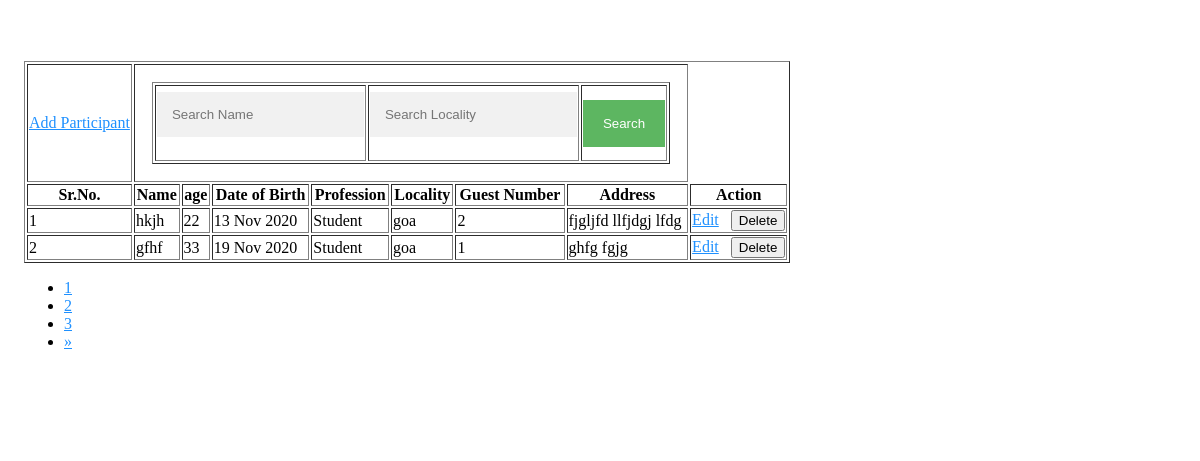
The page / on the database its author committed.
### tables this page shows
CREATE TABLE `participant` (
  `id` bigint(20) NOT NULL,
  `name` varchar(250) NOT NULL,
  `age` int(11) NOT NULL,
  `dob` varchar(250) NOT NULL,
  `profession` varchar(250) NOT NULL,
  `locality` varchar(250) NOT NULL,
  `guest_number` tinyint(1) NOT NULL,
  `address` varchar(255) NOT NULL,
  `created` datetime NOT NULL,
  `modified` datetime NOT NULL,
  `deleted` tinyint(1) NOT NULL
);

### index.php (called while the page is built, shortened)
<?php
require_once BASEPATH.'core/CodeIgniter.php';

### application/models/common.php (called while the page is built, shortened)
<?php
class Common extends CI_Model {
   function bind_query( $query='', $params=array() ){
		$result = $this->db->query( $query, $params );
      if( is_bool( $result ) )
          return $result;
      else
          return $result->result();
   }
}

### application/helpers/participant_helper.php (called while the page is built, shortened)
<?php
class Participant {
	public function __construct(){
        $this->ci = &get_instance();
    }
	public function getParticipants($searchData,$limit,$start)
	{
		$searchname = $searchlocality = '';
		$participantData = $this->ci->Common->bind_query('SELECT id,name,age,dob,profession,locality,guest_number,address FROM participant WHERE '.$searchname.$searchlocality.' deleted = 0 ORDER BY id DESC LIMIT '.$start.','.$limit.'');
		return $participantData;
	}
}

### application/views/allparticipant.php (the view, shortened to what this page needs)
<div class="searchParticipant">
<table border="1" id="searchParticipant_prv"">
<tr><td><a class="" href="<?php echo base_url(); ?>event/addParticipant">Add Participant</a></td>
	<td colspan="7">
		<form>
		  <div class="container">
			  <table border="1" id="">
				<tr>
					<td colspan="2"><input type="text" placeholder="Search Name" name="searchname" id="searchname"></td>
					<td colspan="2"><input type="text" placeholder="Search Locality" name="searchlocality" id="searchlocality"></td>
					<td><button type="button" class="registerbtn" id="searchParticipantData">Search</button></td>
				</tr>
			</table>
		  </div>
		</form>
	</td>
</tr>
	<tr>
		<th>Sr.No.</th>
		<th>Name</th>
		<th>age</th>
		<th>Date of Birth</th>
		<th>Profession</th>
		<th>Locality</th>
		<th>Guest Number</th>
		<th>Address</th>
		<th>Action</th>
	</tr>
	<?php
	if($participant){
		$i = 1;
		foreach ($participant as $participantdata){
	?>
		<tr>
			<td><?php echo $i; ?></td>
			<td><?php echo $participantdata->name; ?></td>
			<td><?php echo $participantdata->age; ?></td>
			<td><?php echo date('d M Y',strtotime($participantdata->dob)); ?></td>
			<td><?php echo $participantdata->profession; ?></td>
			<td><?php echo $participantdata->locality; ?></td>
			<td><?php echo $participantdata->guest_number; ?></td>
			<td><?php echo $participantdata->address; ?></td>
			<td><a class="edit" href="<?php echo base_url(); ?>event/participantEdit/<?php echo $participantdata->id; ?>">Edit</a>&nbsp;&nbsp;
			<button type="button" class="" onclick="deleteParticipantData(<?php echo $participantdata->id; ?>);">Delete</button></td>
		</tr>
		<?php
		$i++;
		}}else{ ?>
			<tr>
				<td colspan="9"><?php echo 'Data not available'; ?></td>
			</tr>
	<?php } ?>
</table>
	<div class="row">
        <div class="col-md-8 col-md-offset-2">
            <?php echo $pagination; ?>
        </div>
    </div>
</div>

### application/controllers/Event.php (shortened to what this page needs)
<?php
class Event extends CI_Controller {
	 public function __construct() {
		$this->load->helper('url');
		$this->load->helper('participant');
		$this->load->library('encryption');
		$this->load->library('pagination');
	}
	public function index()
	{
		$objParticipant = new Participant();
		$searchData =array();
        $config['base_url'] = site_url('event/index');
        $config['total_rows'] = $objParticipant->getCountParticipants($searchData);
        $config['per_page'] = "2";
        $config["uri_segment"] = 1;
        $choice = $config["total_rows"]/$config["per_page"];
        $config["num_links"] = floor($choice);
        $config['full_tag_open'] = '<ul class="pagination">';
        $config['full_tag_close'] = '</ul>';
        $config['first_link'] = false;
        $config['last_link'] = false;
        $config['first_tag_open'] = '<li>';
        $config['first_tag_close'] = '</li>';
        $config['prev_link'] = '«';
        $config['prev_tag_open'] = '<li class="prev">';
        $config['prev_tag_close'] = '</li>';
        $config['next_link'] = '»';
        $config['next_tag_open'] = '<li>';
        $config['next_tag_close'] = '</li>';
        $config['last_tag_open'] = '<li>';
        $config['last_tag_close'] = '</li>';
        $config['cur_tag_open'] = '<li class="active"><a href="#">';
        $config['cur_tag_close'] = '</a></li>';
        $config['num_tag_open'] = '<li>';
        $config['num_tag_close'] = '</li>';
        $this->pagination->initialize($config);
        $data['page'] = ($this->uri->segment(3)) ? $this->uri->segment(3) : 0;
		$data['participant'] = $objParticipant->getParticipants($searchData,$config["per_page"], $data['page']);
		$data['pagination'] = $this->pagination->create_links();
		$this->participan_view('allparticipant',$data);
	}
	function participan_view($view, $data=array()){
		$this->load->view('required/header', $data);
		$this->load->view($view);
		$this->load->view('required/footer');
	}
}

### application/views/required/header.php (shortened to what this page needs)
<!doctype html>
<html>
<head>
    <link rel="stylesheet" type="text/css" href="template/css/form.css"/>
	<link rel="stylesheet" href="//code.jquery.com/ui/1.12.1/themes/base/jquery-ui.css">
</head>
<body class="">
	<header class="TunesHeader">
        <div class="container"></div>
	</header>
<div class="bodywrap">
  <div class="container">

### application/views/required/footer.php (shortened to what this page needs)
        <div class="clear">&nbsp;</div>
    </div>
  </div>
    <footer>
        <div class="container"> </div>
    </footer>
</body>
</html>

### template/css/form.css (style rules this page uses)
* { box-sizing: border-box; }
.container { padding: 16px; background-color: white; }
input[type=text], input[type=password] { width: 100%; padding: 15px; margin: 5px 0 22px 0; display: inline-block; border: none; background: #f1f1f1; }
.registerbtn { background-color: #4CAF50; color: white; padding: 16px 20px; margin: 8px 0; border: none; cursor: pointer; width: 100%; opacity: 0.9; }
a { color: dodgerblue; }

### rows shown on the page
participant: name "hkjh", age "22", dob "13 Nov 2020", profession "Student", locality "goa", guest_number "2", address "fjgljfd llfjdgj lfdg"
participant: name "gfhf", age "33", dob "19 Nov 2020", profession "Student", locality "goa", guest_number "1", address "ghfg fgjg"

### other values the page prints
$pagination "1 2 3 »"
